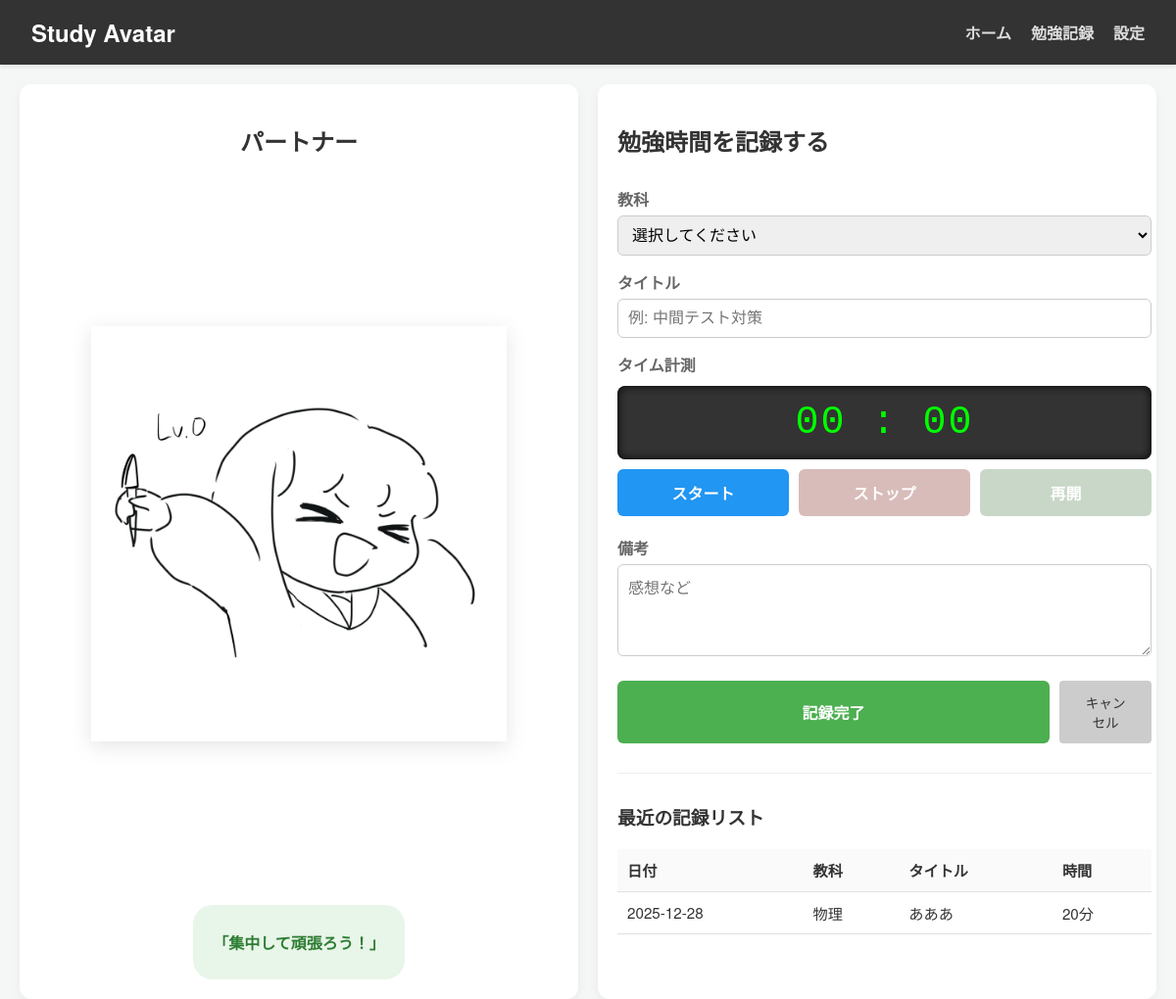
Before: /study/ with the older database file.
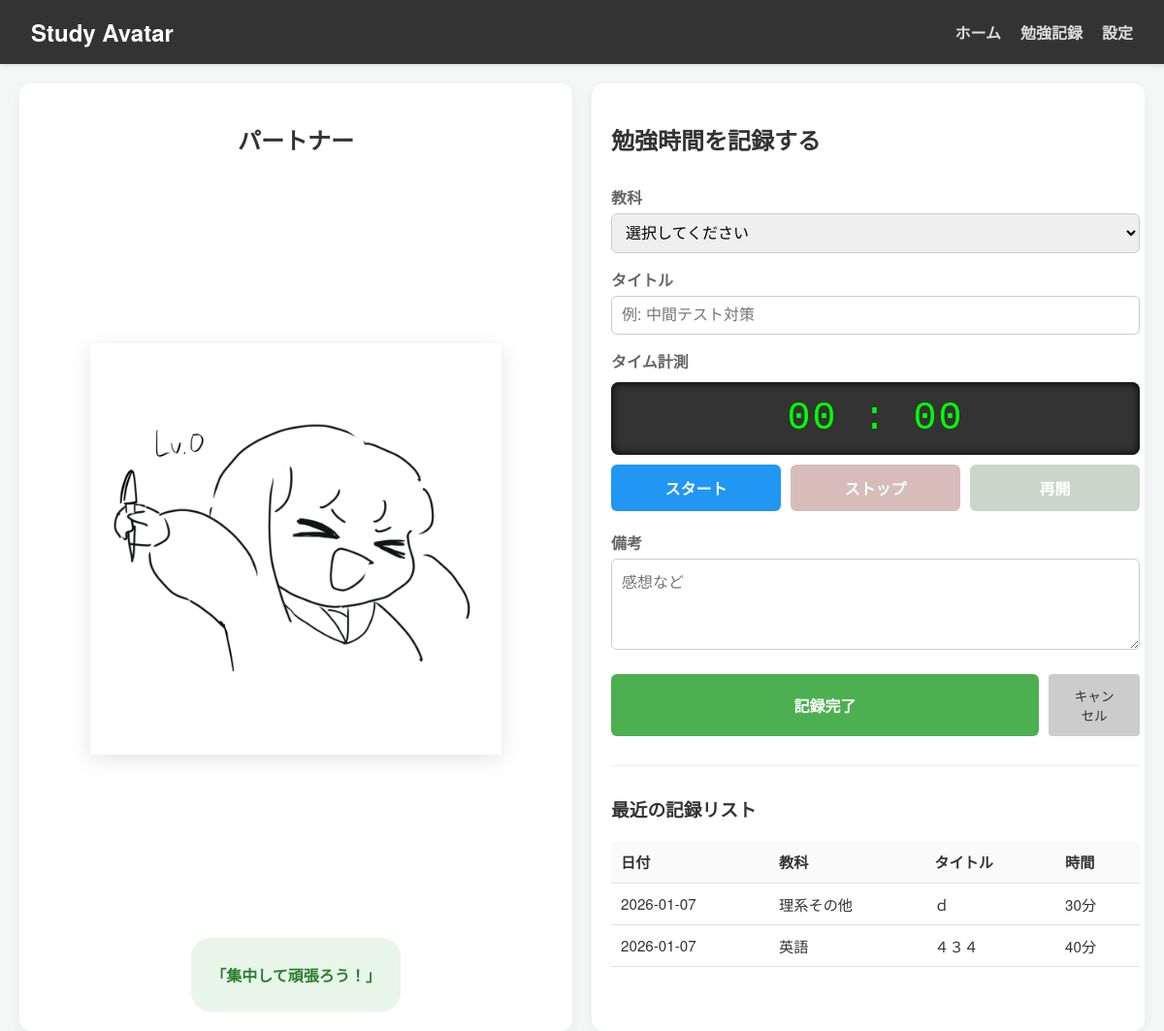
After: the same page with the newer database file.
### models/study.py (models this page shows)
class Study(Model):
    title = CharField()
    minutes = IntegerField()
    note = CharField()
    SUBJECT_CHOICES = (
        ('数学', '数学'),
        ('物理', '物理'),
        ('化学', '化学'),
        ('生物', '生物'),
        ('情報', '情報'),
        ('理系その他','理系その他'),
        ('国語', '国語'),
        ('英語', '英語'),
        ('日本史', '日本史'),
        ('世界史', '世界史'),
        ('地理', '地理'),
        ('文系その他','文系その他'),
    )
    subject = CharField(choices=SUBJECT_CHOICES)
    date = DateField()
    class Meta:
        database = db

### routes/study.py (the view, shortened to what this page needs)
@study_bp.route('/', methods=['GET', 'POST'])
def new_study():
    error_message = None
    form_data = {
        "title": "",
        "note": "",
        "subject": ""
    }
    studys = Study.select() # ＊変更後、この行を削除してください
    return render_template('study.html',
                            items=studys, # ＊変更後、この行を削除してください
                            debug=current_app.debug,
                            form_data=form_data
                           )

### routes/avatar.py (called while the page is built)
@avatar_bp.app_context_processor
def inject_today_avatar():
    try:
        record = AvatarHistory.get(AvatarHistory.date == date.today())
        level = record.level
    except DoesNotExist:
        level = 1  # 未登録日のデフォルト
    skin = AVATAR_SKINS.get(level)
    return dict(skin=skin)

@avatar_bp.app_context_processor
def inject_avatar_helpers():
    def avatar_skin_days_ago(n):
        target = date.today() - timedelta(days=n)
        try:
            record = AvatarHistory.get(AvatarHistory.date == target)
            return AVATAR_SKINS.get(record.level)
        except DoesNotExist:
            return AVATAR_SKINS.get(1)  # デフォルト
    return dict(avatar_skin_days_ago=avatar_skin_days_ago)

@avatar_bp.app_context_processor
def inject_threshold_sets():
    return dict(
        threshold_sets=AvatarThresholdSet.select()
    )

### templates/study.html (shortened to what this page needs)
<!DOCTYPE html>
<html lang="ja">
<head>
    <link rel="stylesheet" href="{{ url_for('static', filename='base-style.css') }}">
</head>
<body>
    <header class="main-header">
        <h1>Study Avatar</h1>
        <nav>
            <ul>
                <li><a href="{{ url_for('index') }}">ホーム</a></li>
                <li><a href="{{ url_for('study.new_study') }}">勉強記録</a></li>
                <li><a href="{{ url_for('setting.seed_set') }}">設定</a></li>
            </ul>
        </nav>
    </header>
    <div class="container">
        <div class="record-grid">
            <div class="char-side card">
                <h2>パートナー</h2>
                <div class="avatar-display-large">
                    {% if skin %}
                    <img src="{{ skin }}" alt="Current Avatar" class="avatar-img-large">
                    {% else %}
                    <div class="no-avatar-placeholder">
                        <p>No Image</p>
                    </div>
                    {% endif %}
                </div>
                <div class="char-message">
                    <p>「集中して頑張ろう！」</p>
                </div>
            </div>
            <div class="form-side card">
                <h2>勉強時間を記録する</h2>
                <form action="{{ url_for('study.new_study') }}" method="post" class="study-form"
                    onsubmit="return checkBeforeSubmit();">
                    <div class="form-group">
                        <label>教科</label>
                        <select name="subject" class="form-control" required>
                            <option value="">選択してください</option>
                        </select>
                    </div>
                    <div class="form-group">
                        <label>タイトル</label>
                        <input type="text" name="title" class="form-control" placeholder="例: 中間テスト対策" required
                            value="{{ form_data.title if form_data else '' }}">
                    </div>
                    <div class="form-group">
                        <label>タイム計測</label>
                        <div class="timer-box">
                            <span id="timer_minutes">00</span> : <span id="timer_seconds">00</span>
                        </div>
                        <div class="timer-controls">
                            <button type="button" class="btn-primary" id="startBtn"
                                style="background-color: #2196F3;">スタート</button>
                            <button type="button" class="btn-primary" id="pauseBtn" disabled
                                style="background-color: #F44336;">ストップ</button>
                            <button type="button" class="btn-primary" id="resumeBtn"
                                style="background-color: #4CAF50;">再開</button>
                        </div>
                    </div>
                    <div class="form-group">
                        <label>備考</label>
                        <textarea name="note" rows="4" class="form-control"
                            placeholder="感想など">{{ form_data.note if form_data else '' }}</textarea>
                    </div>
                    <div class="form-actions" style="display: flex; gap: 10px;">
                        <button type="submit" class="btn-primary">
                            記録完了
                        </button>
                        <button type="button" class="btn-small" onclick="confirmCancel()"
                            style="background: #ccc; border:none; color: #333; width: auto; padding: 12px 20px;">キャンセル
                        </button>
                    </div>
                    <hr style="margin: 30px 0; border: 0; border-top: 1px solid #eee;">
                    <h3>最近の記録リスト</h3>
                    <div class="table-wrapper" style="max-height: 200px; margin-bottom: 20px;">
                        <table class="log-table">
                            <thead>
                                <tr>
                                    <th>日付</th>
                                    <th>教科</th>
                                    <th>タイトル</th>
                                    <th>時間</th>
                                </tr>
                            </thead>
                            <tbody>
                                {% for study in items %}
                                <tr>
                                    <td>{{ study.date }}</td>
                                    <td>{{ study.subject }}</td>
                                    <td>{{ study.title }}</td>
                                    <td>{{ study.minutes }}分</td>
                                </tr>
                                {% endfor %}
                            </tbody>
                        </table>
                    </div>
                </form>
            </div>
        </div>
    </div>
</body>
</html>

### static/base-style.css (style rules this page uses)
:root { --primary-color: #4CAF50; --primary-hover: #45a049; --bg-color: #f4f7f6; --card-bg: #ffffff; --text-main: #333333; --text-sub: #666666; --border-color: #e0e0e0; }
body { font-family: "Helvetica Neue", Arial, "Hiragino Kaku Gothic ProN", "Hiragino Sans", Meiryo, sans-serif; margin: 0; padding: 0; background-color: var(--bg-color); color: var(--text-main); height: 100vh; }
.main-header { background-color: #333; color: white; padding: 1rem 2rem; display: flex; justify-content: space-between; align-items: center; box-shadow: 0 2px 4px rgba(0, 0, 0, 0.1); }
.main-header h1 { margin: 0; font-size: 1.5rem; }
.main-header nav ul { list-style: none; margin: 0; padding: 0; display: flex; }
.main-header nav a { color: #ddd; text-decoration: none; margin-left: 20px; font-weight: bold; transition: color 0.3s; }
.container { max-width: 1200px; margin: 20px auto; padding: 0 20px; height: calc(100vh - 100px); box-sizing: border-box; }
.card { background: var(--card-bg); border-radius: 12px; box-shadow: 0 4px 12px rgba(0, 0, 0, 0.05); padding: 20px; overflow: hidden; display: flex; flex-direction: column; }
.btn-update, .btn-primary { background-color: var(--primary-color); color: white; border: none; padding: 12px 24px; border-radius: 6px; cursor: pointer; font-size: 1rem; font-weight: bold; transition: background 0.3s; width: 100%; }
.btn-small { font-size: 0.85rem; color: var(--primary-color); text-decoration: none; border: 1px solid var(--primary-color); padding: 4px 10px; border-radius: 4px; transition: all 0.2s; }
.avatar-display-large { flex: 1; display: flex; align-items: center; justify-content: center; width: 100%; margin: 10px 0; }
.avatar-img-large { max-width: 80%; max-height: 80%; object-fit: contain; filter: drop-shadow(0 5px 10px rgba(0, 0, 0, 0.1)); }
.record-grid { display: grid; grid-template-columns: 1fr 1fr; gap: 20px; height: 100%; }
.char-side { height: 100%; display: flex; flex-direction: column; align-items: center; justify-content: center; text-align: center; }
.char-message { margin-top: 15px; background-color: #e8f5e9; color: #2e7d32; padding: 10px 20px; border-radius: 20px; font-weight: bold; }
.form-side { height: 100%; overflow-y: auto; padding-right: 5px; }
.study-form { margin-top: 10px; }
.form-group { margin-bottom: 15px; }
.form-group label { display: block; margin-bottom: 5px; font-weight: bold; color: var(--text-sub); }
.form-control { width: 100%; padding: 10px; border: 1px solid #ccc; border-radius: 6px; box-sizing: border-box; font-size: 1rem; }
.form-actions { margin-top: 20px; margin-bottom: 20px; }
.table-wrapper { flex: 1; overflow-y: auto; position: relative; }
.log-table { width: 100%; border-collapse: collapse; font-size: 0.95rem; }
.log-table th { background-color: #fafafa; position: sticky; top: 0; z-index: 10; border-bottom: 2px solid var(--border-color); }
.log-table th, .log-table td { padding: 10px; text-align: left; border-bottom: 1px solid var(--border-color); }
.timer-controls button:disabled { opacity: 0.4; cursor: not-allowed; filter: grayscale(60%); }

### templates/study.html (style rules this page uses)
.timer-box { background-color: #333; color: #0f0; font-family: 'Courier New', Courier, monospace; font-size: 2.5rem; text-align: center; padding: 15px; border-radius: 8px; margin: 10px 0; box-shadow: inset 0 0 10px #000; letter-spacing: 2px; }
.timer-controls { display: flex; gap: 10px; margin-bottom: 20px; }

Changed rows visible on the page:
changed Study: date "2025-12-28" → "2026-01-07"; subject "物理" → "理系その他"; title "あああ" → "ｄ"; minutes "20" → "30"
added Study: date "2026-01-07", subject "英語", title "４３４", minutes "40"
